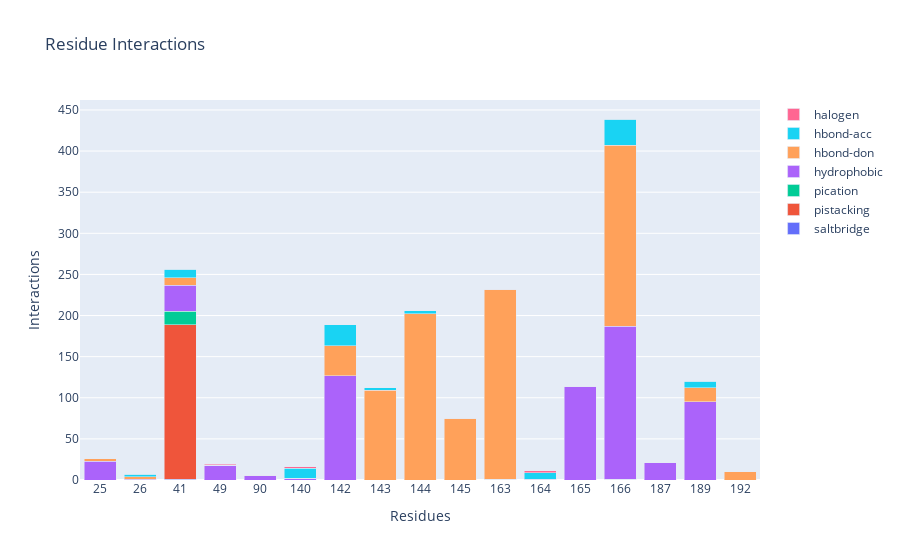

Write notebook code for a chart like this one.
### Markdown cell above
## barplot

### Code cell
fingerprint_barplot(fp_focused)

### Figure 1 — Plotly figure (JSON) as saved in the notebook; plotly's stock layout.template omitted (floating-point values rounded to 4 significant figures)
{"data": [{"name": "saltbridge", "type": "bar", "x": [25, 26, 41, 49, 90, 140, 142, 143, 144, 145, 163, 164, 165, 166, 187, 189, 192], "y": [0, 0, 1, 0, 0, 0, 0, 0, 0, 0, 1, 0, 0, 1, 0, 0, 0]}, {"name": "pistacking", "type": "bar", "x": [25, 26, 41, 49, 90, 140, 142, 143, 144, 145, 163, 164, 165, 166, 187, 189, 192], "y": [0, 0, 188, 0, 0, 0, 0, 0, 0, 0, 0, 0, 0, 0, 0, 0, 0]}, {"name": "pication", "type": "bar", "x": [25, 26, 41, 49, 90, 140, 142, 143, 144, 145, 163, 164, 165, 166, 187, 189, 192], "y": [0, 0, 16, 0, 0, 0, 0, 0, 0, 0, 0, 0, 0, 0, 0, 0, 0]}, {"name": "hydrophobic", "type": "bar", "x": [25, 26, 41, 49, 90, 140, 142, 143, 144, 145, 163, 164, 165, 166, 187, 189, 192], "y": [23, 1, 32, 18, 5, 2, 127, 0, 0, 0, 0, 1, 114, 186, 21, 95, 0]}, {"name": "hbond-don", "type": "bar", "x": [25, 26, 41, 49, 90, 140, 142, 143, 144, 145, 163, 164, 165, 166, 187, 189, 192], "y": [3, 3, 9, 0, 1, 0, 36, 109, 202, 75, 231, 0, 0, 220, 0, 17, 10]}, {"name": "hbond-acc", "type": "bar", "x": [25, 26, 41, 49, 90, 140, 142, 143, 144, 145, 163, 164, 165, 166, 187, 189, 192], "y": [0, 3, 10, 0, 0, 12, 26, 3, 4, 0, 0, 8, 0, 32, 0, 8, 0]}, {"name": "halogen", "type": "bar", "x": [25, 26, 41, 49, 90, 140, 142, 143, 144, 145, 163, 164, 165, 166, 187, 189, 192], "y": [0, 0, 0, 1, 0, 2, 0, 0, 0, 0, 0, 2, 0, 0, 0, 0, 0]}], "layout": {"barmode": "stack", "title": {"text": "Residue Interactions"}, "xaxis": {"title": {"text": "Residues"}, "type": "category"}, "yaxis": {"title": {"text": "Interactions"}}}}
